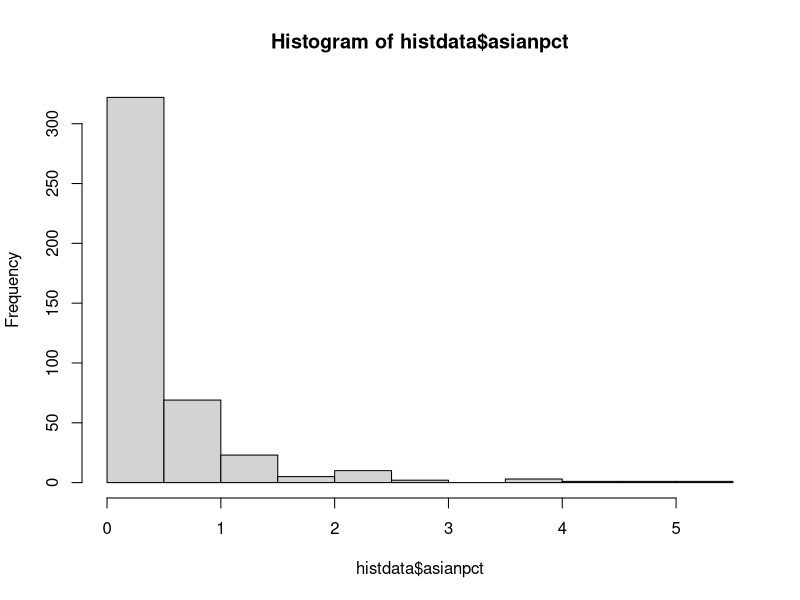
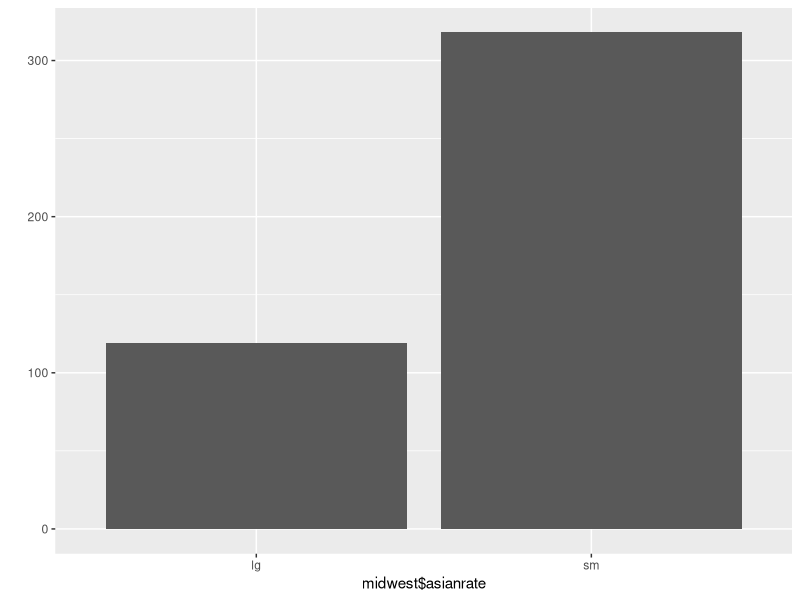

Source code (R) for these figures, in order:
# midwest 데이터를 data.frame으로 불러온 후, 데이터의 특징을 설명하시오. ####
library(ggplot2)
midwest = as.data.frame(ggplot2::midwest)
midwest = as.data.frame(midwest)

aggregate(data=midwest, popdensity~state,mean)
aggregate(data=midwest, percasian~state,mean)

# 데이터 특징:
# state는 총 5개, county는 총 437개로 나눠지고 이 중 아시아인은 최소 0명에서 최대 188,565명이 각 county에 살고 있다. 
# 전체 인구밀도는 OH-MI-IL-IN-WI주 순서로 높고 
# 주별 평균 아시아인 비율이 가장 높은 곳은 IL-WI-MI-OH-IN 순이다.



#poptotal 변수(컬럼)를 total로, popasian 변수를 asian으로 변수명을 변경하는 코드를 작성하시오. ####
colnames(midwest)[colnames(midwest)=="poptotal"] = "total"
colnames(midwest)[colnames(midwest)=="popasian"] = "asian"
colnames(midwest)



# total, asian 변수를 이용해 `전체 인구 대비 아시아계 인구 백분율` 파생변수(asianpct)를 추가하고, 히스토그램을 그리시오.
####
midwest$asianpct = (midwest[,'asian'] / midwest[,'total']) * 100
histdata = midwest[,c('asianpct', 'state')]
hist(histdata$asianpct)



# 도시(state)기준으로 아시아계 인구가 어떻게 분포하는지 설명하시오. ####
asianperstate= aggregate(data=histdata, asianpct~state, mean)
asianperstate[order(-asianperstate$asianpct),]
# IL-WI-MI-OH-IN순으로 아시아계 인구가 많다. 



# 아시아계 인구 백분율(asianpct)의 전체 평균을 구하고, 평균을 초과하면 "lg", 그 외는 "sm"을 부여하는 파생변수(asianrate)를 추가하는 코드를 작성하시오. ####
mean(midwest$asianpct)
midwest$asianrate = ifelse(midwest$asianpct >= mean(midwest$asianpct),"lg","sm")
head(midwest$asianrate)



# "lg"와 "sm"에 해당하는 지역이 얼마나 되는지 빈도 막대그래프(qplot)을 그려보시오.####
library(ggplot2)
qplot(midwest$asianrate)
